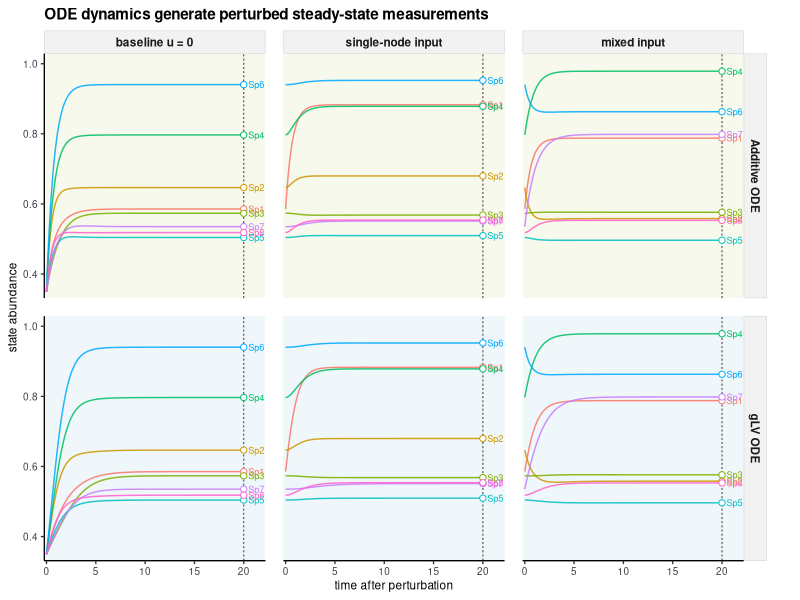
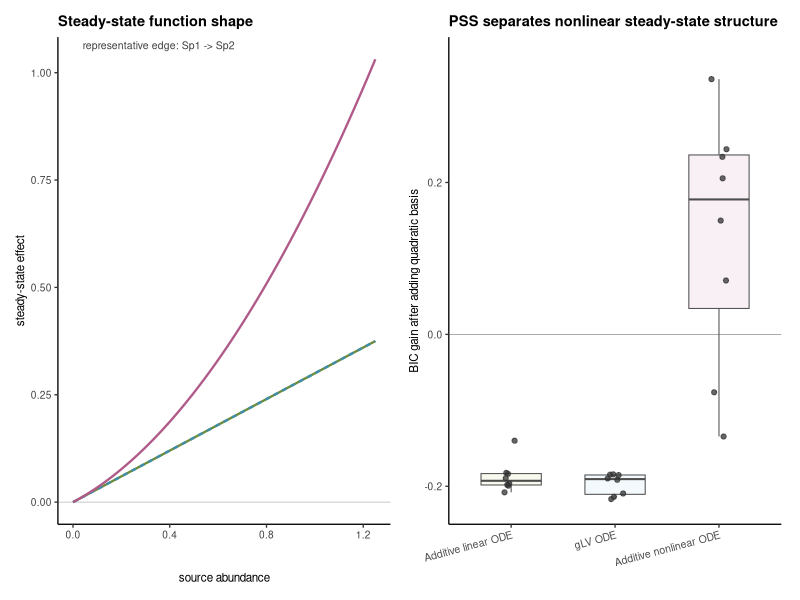

Write the R code that produced these figures, in order.
rm(list = ls())

################################################################################
# Fig1.R -- Figure 1 panel objects for PSS-Net
#
# Purpose: draw Fig1a as a visual ODE-to-PSS measurement panel. The panel uses
#          the historical 8-node parameter setting from sim_script/manual/standard0.R
#          and contrasts an additive linear ODE with a multiplicative gLV ODE.
#
# Input:   none
# Output:  Fig1a, Fig1a_legend, Fig1b_function_shape, Fig1b_identifiability,
#          and Fig1b objects in the workspace for later patchwork.
################################################################################

suppressMessages({
  library(deSolve)
  library(ggplot2)
})

set.seed(42)

## ---------------------------------------------------------------- Parameters ----
n_sp <- 8
sp_names <- paste0("Sp", seq_len(n_sp))

# Historical 8-node setting from sim_script/manual/standard0.R.
r_true <- c(0.8, 1.2, 0.6, 1.0, 0.7, 1.1, 0.5, 0.9)
gam_true <- c(1.5, 1.8, 1.2, 1.6, 1.4, 1.5, 1.0, 1.6)

A_true <- matrix(0, n_sp, n_sp)
A_true[1, 3] <-  0.40; A_true[1, 5] <- -0.30
A_true[2, 1] <-  0.30; A_true[2, 4] <- -0.40; A_true[2, 7] <-  0.20
A_true[3, 2] <- -0.30; A_true[3, 6] <-  0.30
A_true[4, 1] <-  0.40; A_true[4, 3] <- -0.20; A_true[4, 8] <-  0.30
A_true[5, 2] <-  0.30; A_true[5, 6] <- -0.20
A_true[6, 4] <-  0.20; A_true[6, 5] <-  0.30
A_true[7, 3] <- -0.30; A_true[7, 8] <-  0.40
A_true[8, 1] <-  0.20; A_true[8, 6] <- -0.20

ss_linear <- function(u) {
  as.numeric(solve(diag(gam_true) - A_true, r_true + u))
}

## -------------------------------------------------------------- ODE systems ----
deriv_additive <- function(t, state, parms) {
  x <- pmax(state, 0)
  list(r_true + as.numeric(A_true %*% x) - gam_true * x + parms$u)
}

deriv_glv <- function(t, state, parms) {
  x <- pmax(state, 0)
  rate <- r_true + as.numeric(A_true %*% x) - gam_true * x + parms$u
  list(x * rate)
}

simulate_trajectory <- function(u, condition, model, deriv_fun,
                                x0, times = seq(0, 20, length.out = 220)) {
  out <- ode(y = x0, times = times, func = deriv_fun, parms = list(u = u),
             method = "lsoda", rtol = 1e-9, atol = 1e-11)
  mat <- as.data.frame(out)
  names(mat)[-1] <- sp_names
  long <- reshape(mat, varying = sp_names, v.names = "abundance",
                  timevar = "node", times = sp_names,
                  idvar = "time", direction = "long")
  rownames(long) <- NULL
  long$model <- model
  long$condition <- condition
  long$u_norm <- sqrt(sum(u^2))
  long
}

## ---------------------------------------------------------- Perturbations ----
# Three mild perturbation conditions within the historical range used by the
# manual scripts; all share the same steady-state equation.
perturbations <- list(
  "baseline u = 0" = rep(0, n_sp),
  "single-node input" = c(0.45, 0, 0, 0, 0, 0, 0, 0),
  "mixed input" = c(0.30, -0.20, 0, 0.20, 0, -0.15, 0.25, 0)
)

x0_baseline <- rep(0.35, n_sp)
rows <- list()
idx <- 1L
for (model in c("Additive ODE", "gLV ODE")) {
  deriv_fun <- if (model == "Additive ODE") deriv_additive else deriv_glv
  baseline_traj <- simulate_trajectory(perturbations[["baseline u = 0"]],
                                       "baseline u = 0", model, deriv_fun,
                                       x0_baseline)
  rows[[idx]] <- baseline_traj
  idx <- idx + 1L

  # Perturbation-response trajectories start from the model-specific baseline
  # steady state, making the vertical sampling line read as post-perturbation PSS.
  baseline_ss <- baseline_traj[baseline_traj$time == max(baseline_traj$time), ]
  baseline_ss <- baseline_ss[match(sp_names, baseline_ss$node), "abundance"]

  for (condition in setdiff(names(perturbations), "baseline u = 0")) {
    rows[[idx]] <- simulate_trajectory(perturbations[[condition]], condition,
                                       model, deriv_fun, baseline_ss)
    idx <- idx + 1L
  }
}
traj_df <- do.call(rbind, rows)
traj_df$model <- factor(traj_df$model, levels = c("Additive ODE", "gLV ODE"))
traj_df$condition <- factor(traj_df$condition, levels = names(perturbations))
traj_df$node <- factor(traj_df$node, levels = sp_names)

# Measured PSS values: the terminal observations supplied to PSS-Net.
pss_df <- traj_df[ave(traj_df$time, traj_df$model, traj_df$condition,
                      traj_df$node, FUN = max) == traj_df$time, ]
pss_df$label_x <- max(traj_df$time) + 0.45

# Plotting rule for this visual panel: model rows receive distinct pale
# backgrounds; solid curves show ODE trajectories; a black vertical dashed line
# marks the post-perturbation sampling time, and terminal dots mark x*.
bg_df <- data.frame(
  model = factor(c("Additive ODE", "gLV ODE"), levels = levels(traj_df$model)),
  xmin = -Inf, xmax = Inf, ymin = -Inf, ymax = Inf,
  bg_fill = c("#F5F8E8", "#EEF6FA")
)

## ------------------------------------------------------------------- Fig1a ----
Fig1a_legend <- ggplot() +
  annotate("text", x = 0, y = 1,
           label = "ODE trajectories start at baseline steady state for perturbations; the black dashed line marks PSS sampling time.",
           hjust = 0, vjust = 1, size = 3.3, fontface = "bold") +
  annotate("segment", x = 0.02, xend = 0.16, y = 0.42, yend = 0.42,
           linewidth = 0.55, color = "grey25") +
  annotate("text", x = 0.18, y = 0.42, label = "trajectory", hjust = 0,
           vjust = 0.5, size = 2.8, color = "grey25") +
  annotate("segment", x = 0.49, xend = 0.49, y = 0.24, yend = 0.60,
           linewidth = 0.45, linetype = "22", color = "black") +
  annotate("point", x = 0.56, y = 0.42, size = 1.8, shape = 21,
           fill = "white", color = "grey25", stroke = 0.45) +
  annotate("text", x = 0.58, y = 0.42, label = "PSS measurement", hjust = 0,
           vjust = 0.5, size = 2.8, color = "grey25") +
  coord_cartesian(xlim = c(0, 1), ylim = c(0, 1), clip = "off") +
  theme_void() +
  theme(plot.margin = margin(0, 4, 2, 4))

Fig1a <- ggplot(traj_df, aes(x = time, y = abundance, color = node, group = node)) +
  geom_rect(data = bg_df,
            aes(xmin = xmin, xmax = xmax, ymin = ymin, ymax = ymax,
                fill = bg_fill),
            inherit.aes = FALSE, alpha = 0.9, color = NA, show.legend = FALSE) +
  geom_vline(xintercept = max(traj_df$time), linewidth = 0.35,
             linetype = "22", color = "black", alpha = 0.75) +
  geom_line(linewidth = 0.5, alpha = 0.86, show.legend = FALSE) +
  geom_point(data = pss_df, shape = 21, fill = "white", stroke = 0.5,
             size = 1.8, show.legend = FALSE) +
  geom_text(data = pss_df, aes(x = label_x, label = node), hjust = 0,
            vjust = 0.5, size = 2.35, show.legend = FALSE) +
  facet_grid(model ~ condition) +
  scale_fill_identity() +
  scale_x_continuous(limits = c(0, 22.2), breaks = c(0, 5, 10, 15, 20),
                     expand = expansion(mult = c(0.01, 0))) +
  scale_y_continuous(expand = expansion(mult = c(0.03, 0.08))) +
  labs(
    x = "time after perturbation",
    y = "state abundance",
    title = "ODE dynamics generate perturbed steady-state measurements"
  ) +
  coord_cartesian(clip = "off") +
  theme_classic(base_size = 10) +
  theme(
    plot.title = element_text(face = "bold", size = 11),
    strip.background = element_rect(fill = "grey95", color = "grey82", linewidth = 0.35),
    strip.text = element_text(face = "bold", size = 8.5),
    axis.title = element_text(size = 8.5),
    axis.text = element_text(size = 7.2, color = "grey25"),
    legend.position = "none",
    panel.spacing = unit(0.9, "lines"),
    plot.margin = margin(5.5, 24, 5.5, 5.5)
  )

# Objects returned for later patchwork assembly; no files are written here.
Fig1a

## ------------------------------------------------------ Fig1b: identifiability ----
# PSS can distinguish nonlinear additive steady-state functions from standard
# linear gLV, but cannot distinguish standard gLV from an additive linear ODE
# sharing the same steady-state equation.
set.seed(43)
N_id <- 180
sigma_id <- 0.003
U_id <- matrix(runif(N_id * n_sp, -0.25, 0.55), N_id, n_sp)
U_id[1, ] <- 0

B_true <- matrix(0, n_sp, n_sp)
B_true[A_true != 0] <- 0.42 * sign(A_true[A_true != 0])
gamma_nl <- gam_true + rowSums(abs(B_true)) + 0.45

deriv_add_quad <- function(t, state, parms) {
  x <- pmax(state, 0)
  fx <- r_true + as.numeric(A_true %*% x) + as.numeric(B_true %*% (x^2)) -
    gamma_nl * x + parms$u
  list(fx)
}

integrate_terminal <- function(u, deriv_fun, gamma_ref = gam_true,
                               t_max = 80) {
  x0 <- pmax(as.numeric(solve(diag(gamma_ref) - A_true, r_true + u)), 0.05)
  out <- ode(y = x0, times = c(0, t_max), func = deriv_fun,
             parms = list(u = u), method = "lsoda", rtol = 1e-9, atol = 1e-11)
  as.numeric(out[nrow(out), -1])
}

steady_additive_linear <- function(U) {
  t(apply(U, 1, ss_linear))
}

steady_glv_linear <- function(U) {
  t(apply(U, 1, function(u) integrate_terminal(u, deriv_glv, gam_true)))
}

steady_additive_quadratic <- function(U) {
  t(apply(U, 1, function(u) integrate_terminal(u, deriv_add_quad, gamma_nl)))
}

basis_gof <- function(U, X) {
  X_obs <- X + matrix(rnorm(length(X), sd = sigma_id), nrow = nrow(X))
  X_obs <- pmax(X_obs, 1e-6)
  X1 <- sweep(X_obs, 2, colMeans(X_obs))
  X2_raw <- cbind(X_obs, X_obs^2)
  X2 <- sweep(X2_raw, 2, colMeans(X2_raw))
  out <- lapply(seq_len(n_sp), function(j) {
    y <- -(U[, j] - mean(U[, j]))
    rss1 <- sum(lm.fit(X1, y)$residuals^2)
    rss2 <- sum(lm.fit(X2, y)$residuals^2)
    bic1 <- N_id * log(rss1 / N_id) + ncol(X1) * log(N_id)
    bic2 <- N_id * log(rss2 / N_id) + ncol(X2) * log(N_id)
    data.frame(
      node = sp_names[j],
      rel_rss_drop = pmax(0, (rss1 - rss2) / rss1),
      bic_gain_per_sample = (bic1 - bic2) / N_id,
      bic_selects_quadratic = bic2 < bic1
    )
  })
  do.call(rbind, out)
}

id_rows <- list(
  "Additive linear ODE" = basis_gof(U_id, steady_additive_linear(U_id)),
  "gLV ODE" = basis_gof(U_id, steady_glv_linear(U_id)),
  "Additive nonlinear ODE" = basis_gof(U_id, steady_additive_quadratic(U_id))
)
id_df <- do.call(rbind, Map(function(d, nm) {
  d$mechanism <- nm
  d
}, id_rows, names(id_rows)))
id_df$mechanism <- factor(id_df$mechanism,
                          levels = c("Additive linear ODE", "gLV ODE",
                                     "Additive nonlinear ODE"))

# Representative steady-state function shapes for the same source effect.
edge_pick <- which(A_true != 0, arr.ind = TRUE)[1, ]
target_pick <- edge_pick[1]
source_pick <- edge_pick[2]
x_grid <- seq(0, 1.25, length.out = 160)
shape_df <- rbind(
  data.frame(
    mechanism = "Additive linear ODE",
    x = x_grid,
    effect = A_true[target_pick, source_pick] * x_grid
  ),
  data.frame(
    mechanism = "gLV ODE",
    x = x_grid,
    effect = A_true[target_pick, source_pick] * x_grid
  ),
  data.frame(
    mechanism = "Additive nonlinear ODE",
    x = x_grid,
    effect = A_true[target_pick, source_pick] * x_grid +
      B_true[target_pick, source_pick] * x_grid^2
  )
)
shape_df$mechanism <- factor(shape_df$mechanism, levels = levels(id_df$mechanism))

Fig1b_function_shape <- ggplot(shape_df,
                               aes(x = x, y = effect, color = mechanism,
                                   linetype = mechanism)) +
  geom_hline(yintercept = 0, linewidth = 0.25, color = "grey70") +
  geom_line(linewidth = 0.8, show.legend = FALSE) +
  annotate("text", x = 0.04, y = Inf,
           label = sprintf("representative edge: %s -> %s",
                           sp_names[source_pick], sp_names[target_pick]),
           hjust = 0, vjust = 1.5, size = 2.65, color = "grey25") +
  scale_color_manual(values = c("#6D8B3D", "#3E8EAE", "#B05A8A")) +
  scale_linetype_manual(values = c("solid", "22", "solid")) +
  labs(
    x = "source abundance",
    y = "steady-state effect",
    title = "Steady-state function shape"
  ) +
  theme_classic(base_size = 10) +
  theme(
    plot.title = element_text(face = "bold", size = 10.5),
    axis.title = element_text(size = 8.4),
    axis.text = element_text(size = 7.3, color = "grey25"),
    plot.margin = margin(5.5, 8, 5.5, 5.5)
  )

Fig1b_identifiability <- ggplot(id_df,
                                aes(x = mechanism, y = bic_gain_per_sample,
                                    fill = mechanism)) +
  geom_hline(yintercept = 0, linewidth = 0.25, color = "grey55") +
  geom_boxplot(width = 0.58, outlier.shape = NA, alpha = 0.72,
               color = "grey30", linewidth = 0.35, show.legend = FALSE) +
  geom_point(aes(group = node), position = position_jitter(width = 0.08, height = 0),
             size = 1.45, alpha = 0.75, color = "grey20", show.legend = FALSE) +
  scale_fill_manual(values = c("#F5F8E8", "#EEF6FA", "#F6EAF2")) +
  scale_y_continuous(expand = expansion(mult = c(0.06, 0.10))) +
  labs(
    x = NULL,
    y = "BIC gain after adding quadratic basis",
    title = "PSS separates nonlinear steady-state structure"
  ) +
  theme_classic(base_size = 10) +
  theme(
    plot.title = element_text(face = "bold", size = 10.5),
    axis.text.x = element_text(size = 7.6, angle = 15, hjust = 1),
    axis.text.y = element_text(size = 7.3, color = "grey25"),
    axis.title.y = element_text(size = 8.4),
    plot.margin = margin(5.5, 8, 5.5, 5.5)
  )

if (requireNamespace("patchwork", quietly = TRUE)) {
  Fig1b <- Fig1b_function_shape | Fig1b_identifiability
} else {
  Fig1b <- Fig1b_identifiability
}

Fig1b
